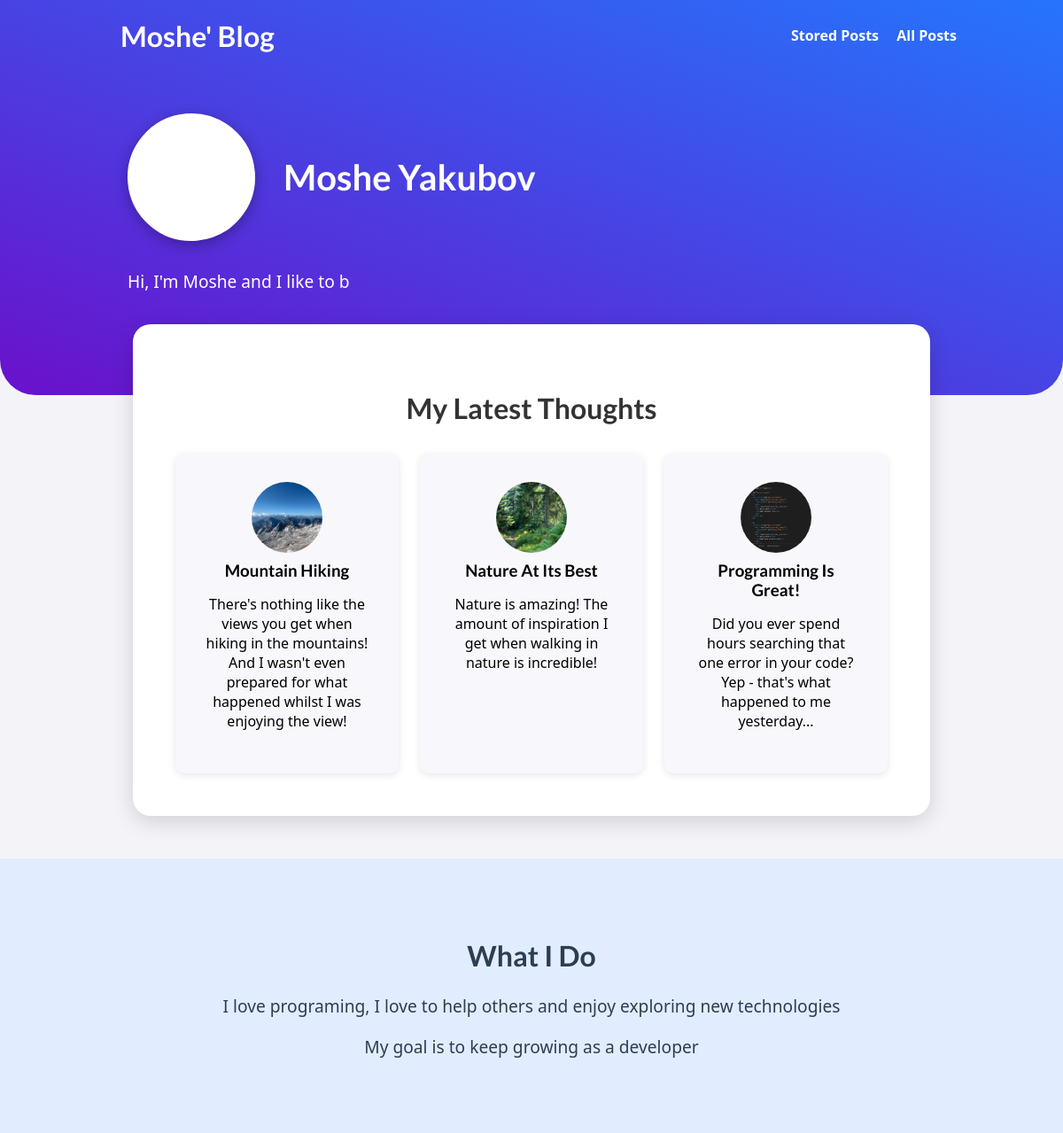
The app's page /, older data.
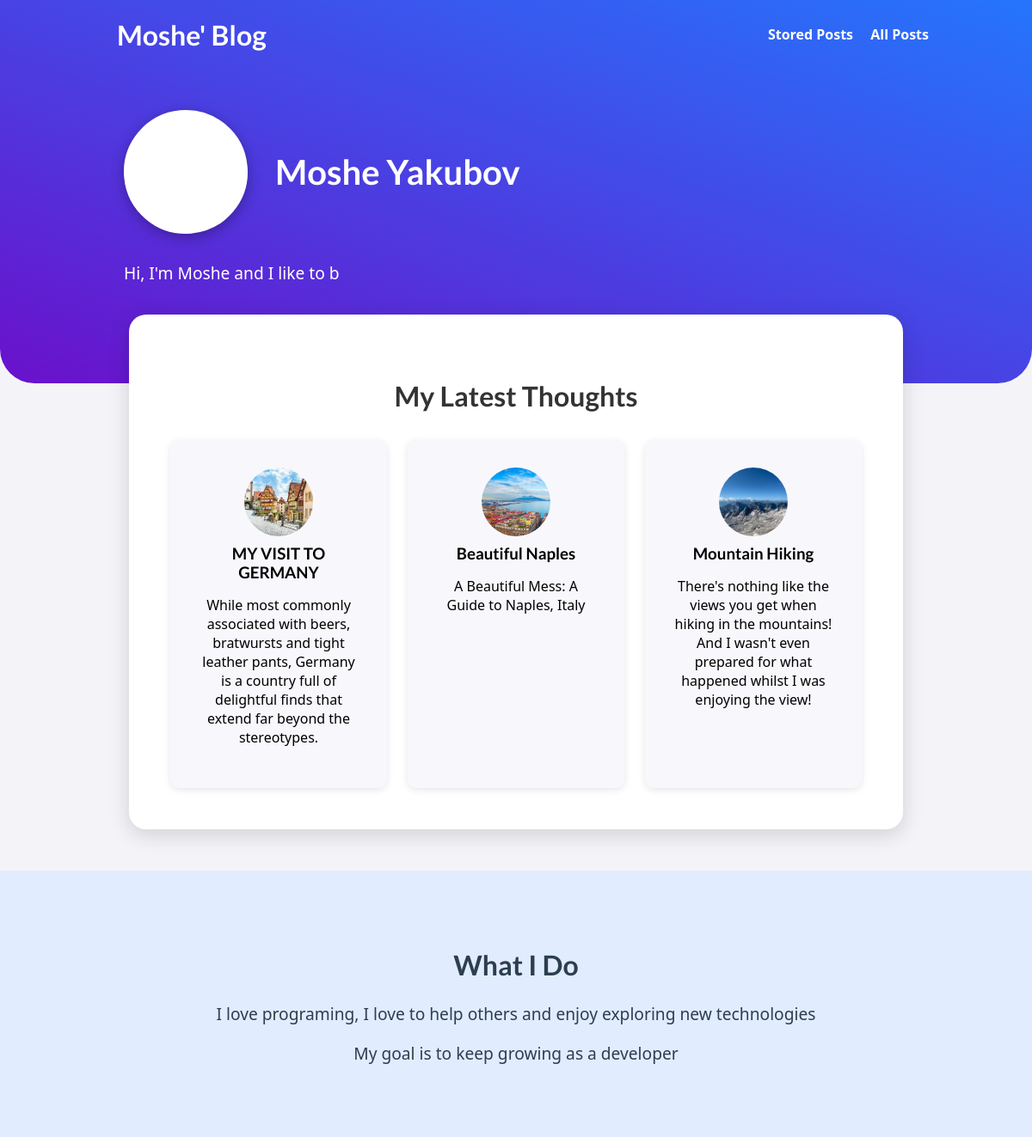
The same page, newer data.
### blog/models.py (models this page shows, shortened)
class Post(models.Model):
    title = models.CharField(max_length=150)
    excerpt = models.CharField(max_length=200)
    image = models.ImageField(upload_to='posts', null=True)
    date = models.DateField(auto_now=True)
    slug = models.SlugField(unique=True, db_index=True)
    content = models.TextField(validators=[MinLengthValidator(10)])
    author = models.ForeignKey(Author, on_delete=models.SET_NULL, null=True, related_name='posts')
    tags = models.ManyToManyField(Tag)

### blog/views.py (the view)
# urls.py: path("", views.StartingPageView.as_view(), name="start_page"),
class StartingPageView(ListView):
    template_name = "blog/index.html"
    model = Post
    ordering = ["-date"]
    context_object_name = "posts"
    def get_queryset(self):
        queryset = super().get_queryset()
        data = queryset[:3]
        return data

### blog/templates/blog/index.html (shortened to what this page needs)
{% extends "base.html" %}
{% load static %}
{% block css_files %}
    <link rel="stylesheet" href="{% static "blog/post.css" %}">
    <link rel="stylesheet" href="{% static "blog/index.css" %}">
{% endblock %}
{% block content %}
    <section id="welcome">
        <header>
            <img src="{% static "blog/images/my-picture.jpg" %}" alt="Moshe- The Autor Of This Blog"/>
            <h2>Moshe Yakubov</h2>
        </header>
        <p id="output"></p>
    </section>
    <section id="latest-posts">
        <h2>My Latest Thoughts</h2>
        <ul>
            {% for post in posts %}
                {% include "blog/includes/post.html" %}
            {% endfor %}
        </ul>
    </section>
    <section id="about">
        <h2>What I Do</h2>
        <p>I love programing, I love to help others
            and enjoy exploring new technologies</p>
        <p>My goal is to keep growing as a developer</p>
    </section>
{% endblock %}

### blog/templates/blog/includes/post.html
{% load static %}
<li>
    <article class="post">
        <a href="{% url "post_details_page" post.slug %}">
            <img src="{{ post.image.url }}" alt="{{ post.title }}">
            <div class="post_content">
                <h3>{{ post.title }}</h3>
                <p> {{ post.excerpt }} </p>
            </div>
        </a>
    </article>
</li>

Row changes from the older to the newer data that the page shows:
no longer on this page (row unchanged): Post: image (picture), title "Nature At Its Best", excerpt "Nature is amazing! The amount of inspiration I get when walking in nature is incredible!"
no longer on this page (row unchanged): Post: image (picture), title "Programming Is Great!", excerpt "Did you ever spend hours searching that one error in your code? Yep - that's what happened to me yesterday..."
added Post: image (picture), title "MY VISIT TO GERMANY", excerpt "While most commonly associated with beers, bratwursts and tight leather pants, Germany is a country full of delightful finds that extend far beyond the stereotypes."
added Post: image (picture), title "Beautiful Naples", excerpt "A Beautiful Mess: A Guide to Naples, Italy"
